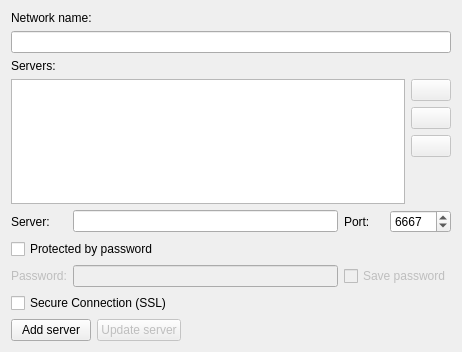
<?xml version="1.0" encoding="UTF-8"?>
<ui version="4.0">
 <class>AddAccountForm</class>
 <widget class="QWidget" name="AddAccountForm">
  <property name="geometry">
   <rect>
    <x>0</x>
    <y>0</y>
    <width>462</width>
    <height>352</height>
   </rect>
  </property>
  <property name="windowTitle">
   <string>AddAccountForm</string>
  </property>
  <layout class="QGridLayout" name="scrollAreaGridLayout">
   <property name="horizontalSpacing">
    <number>0</number>
   </property>
   <property name="margin">
    <number>0</number>
   </property>
   <item row="0" column="0">
    <widget class="QScrollArea" name="scrollArea">
     <property name="frameShape">
      <enum>QFrame::NoFrame</enum>
     </property>
     <property name="widgetResizable">
      <bool>true</bool>
     </property>
     <widget class="QWidget" name="scrollAreaWidgetContents">
      <property name="geometry">
       <rect>
        <x>0</x>
        <y>0</y>
        <width>462</width>
        <height>352</height>
       </rect>
      </property>
      <layout class="QGridLayout" name="gridLayout_3">
       <item row="0" column="0">
        <widget class="QLabel" name="label">
         <property name="text">
          <string>Network name:</string>
         </property>
        </widget>
       </item>
       <item row="1" column="0">
        <widget class="QLineEdit" name="networkEdit"/>
       </item>
       <item row="2" column="0">
        <widget class="QLabel" name="label_3">
         <property name="text">
          <string>Servers:</string>
         </property>
        </widget>
       </item>
       <item row="7" column="0">
        <layout class="QHBoxLayout" name="horizontalLayout">
         <item>
          <widget class="QPushButton" name="addServerButton">
           <property name="text">
            <string>Add server</string>
           </property>
          </widget>
         </item>
         <item>
          <widget class="QPushButton" name="updateServerButton">
           <property name="enabled">
            <bool>false</bool>
           </property>
           <property name="text">
            <string>Update server</string>
           </property>
          </widget>
         </item>
         <item>
          <spacer name="horizontalSpacer">
           <property name="orientation">
            <enum>Qt::Horizontal</enum>
           </property>
           <property name="sizeHint" stdset="0">
            <size>
             <width>40</width>
             <height>20</height>
            </size>
           </property>
          </spacer>
         </item>
        </layout>
       </item>
       <item row="6" column="0">
        <layout class="QGridLayout" name="gridLayout_2">
         <item row="2" column="0">
          <widget class="QLabel" name="passwordLabel">
           <property name="enabled">
            <bool>false</bool>
           </property>
           <property name="text">
            <string>Password:</string>
           </property>
          </widget>
         </item>
         <item row="2" column="1">
          <widget class="QLineEdit" name="passwordEdit">
           <property name="enabled">
            <bool>false</bool>
           </property>
          </widget>
         </item>
         <item row="0" column="3">
          <widget class="QSpinBox" name="portBox">
           <property name="minimum">
            <number>1</number>
           </property>
           <property name="maximum">
            <number>65535</number>
           </property>
           <property name="value">
            <number>6667</number>
           </property>
          </widget>
         </item>
         <item row="0" column="2">
          <widget class="QLabel" name="label_5">
           <property name="text">
            <string>Port:</string>
           </property>
          </widget>
         </item>
         <item row="0" column="1">
          <widget class="QLineEdit" name="serverEdit"/>
         </item>
         <item row="0" column="0">
          <widget class="QLabel" name="label_2">
           <property name="text">
            <string>Server:</string>
           </property>
          </widget>
         </item>
         <item row="1" column="0" colspan="4">
          <widget class="QCheckBox" name="protectedByPasswordBox">
           <property name="text">
            <string>Protected by password</string>
           </property>
          </widget>
         </item>
         <item row="2" column="2" colspan="2">
          <widget class="QCheckBox" name="passwordBox">
           <property name="enabled">
            <bool>false</bool>
           </property>
           <property name="text">
            <string>Save password</string>
           </property>
          </widget>
         </item>
         <item row="3" column="0" colspan="4">
          <widget class="QCheckBox" name="sslBox">
           <property name="text">
            <string>Secure Connection (SSL)</string>
           </property>
          </widget>
         </item>
        </layout>
       </item>
       <item row="3" column="0">
        <layout class="QGridLayout" name="gridLayout">
         <item row="1" column="2">
          <widget class="QPushButton" name="moveUpServerButton">
           <property name="enabled">
            <bool>false</bool>
           </property>
           <property name="text">
            <string/>
           </property>
          </widget>
         </item>
         <item row="0" column="2">
          <widget class="QPushButton" name="removeServerButton">
           <property name="enabled">
            <bool>false</bool>
           </property>
           <property name="text">
            <string/>
           </property>
          </widget>
         </item>
         <item row="2" column="2">
          <widget class="QPushButton" name="moveDownServerButton">
           <property name="enabled">
            <bool>false</bool>
           </property>
           <property name="text">
            <string/>
           </property>
          </widget>
         </item>
         <item row="0" column="1" rowspan="4">
          <widget class="QListWidget" name="serversWidget">
           <property name="editTriggers">
            <set>QAbstractItemView::DoubleClicked|QAbstractItemView::EditKeyPressed|QAbstractItemView::SelectedClicked</set>
           </property>
          </widget>
         </item>
        </layout>
       </item>
      </layout>
     </widget>
    </widget>
   </item>
  </layout>
 </widget>
 <layoutdefault spacing="6" margin="11"/>
 <tabstops>
  <tabstop>networkEdit</tabstop>
  <tabstop>serversWidget</tabstop>
  <tabstop>removeServerButton</tabstop>
  <tabstop>moveUpServerButton</tabstop>
  <tabstop>moveDownServerButton</tabstop>
  <tabstop>serverEdit</tabstop>
  <tabstop>portBox</tabstop>
  <tabstop>protectedByPasswordBox</tabstop>
  <tabstop>passwordEdit</tabstop>
  <tabstop>passwordBox</tabstop>
  <tabstop>addServerButton</tabstop>
  <tabstop>updateServerButton</tabstop>
  <tabstop>scrollArea</tabstop>
 </tabstops>
 <resources/>
 <connections/>
</ui>
